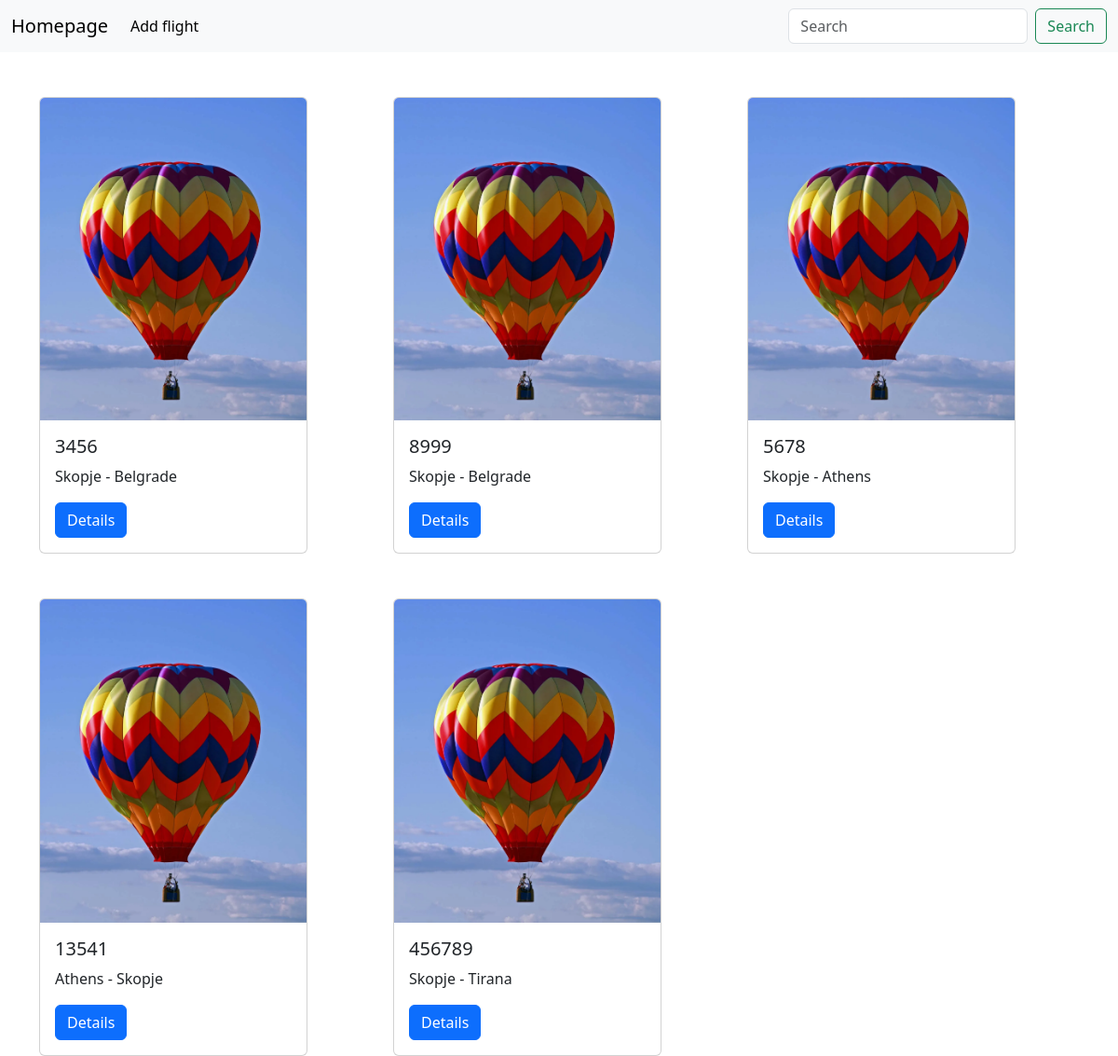
The page / on the database its author committed.
### baloons/models.py (models this page shows, shortened)
class Flight(models.Model):
    code = models.CharField(null=False, blank=False, max_length=255, unique=True)
    airport_from = models.CharField(max_length=255)
    airport_to = models.CharField(max_length=255)
    baloon_information = models.TextField(null=True, blank=True)
    user = models.ForeignKey(User, on_delete=models.CASCADE)
    photo = models.ImageField(upload_to="photos/")
    pilot = models.ForeignKey("Pilot", on_delete=models.CASCADE)
    airline = models.ForeignKey("Airline", on_delete=models.SET_NULL, null=True, blank=True)

### baloons/views.py (the view)
# urls.py: path('', homepage, name='homepage'),
def homepage(request):
    flights = Flight.objects.all()
    data = {
        'flights': flights
    }
    return render(request, "homepage.html", context=data)

### baloons/templates/homepage.html (shortened to what this page needs)
{% load static %}
<!DOCTYPE html>
<html lang="en">
<head>
    <link rel="stylesheet" href="{% static 'bootstrap-5.3.5-dist/css/bootstrap.css' %}"/>
</head>
<body>
<nav class="navbar navbar-expand-lg bg-body-tertiary">
  <div class="container-fluid">
    <a class="navbar-brand" href="/">Homepage</a>
    <div class="collapse navbar-collapse" id="navbarSupportedContent">
      <ul class="navbar-nav me-auto mb-2 mb-lg-0">
        <li class="nav-item">
          <a class="nav-link active" aria-current="page" href="/add-flight">Add flight</a>
        </li>
      </ul>
      <form class="d-flex" role="search">
        <input class="form-control me-2" type="search" placeholder="Search" aria-label="Search"/>
        <button class="btn btn-outline-success" type="submit">Search</button>
      </form>
    </div>
  </div>
</nav>
<div class="container">
    <div class="row row-gap-5 mt-5">
        {% for flight in flights %}
            <div class="col-4">
                <div class="card h-100" style="width: 18rem;">
                  <img src="{{ flight.photo.url }}" class="card-img-top" alt="...">
                  <div class="card-body">
                    <h5 class="card-title">{{ flight.code }}</h5>
                    <p class="card-text">{{ flight.airport_from }} - {{ flight.airport_to }}</p>
                    <a href="#" class="btn btn-primary">Details</a>
                  </div>
                </div>
            </div>
    {% endfor %}
    </div>
</div>
</body>
</html>

### rows shown on the page
Flight: photo (picture), code "3456", airport_from "Skopje", airport_to "Belgrade"
Flight: photo (picture), code "8999", airport_from "Skopje", airport_to "Belgrade"
Flight: photo (picture), code "5678", airport_from "Skopje", airport_to "Athens"
Flight: photo (picture), code "13541", airport_from "Athens", airport_to "Skopje"
Flight: photo (picture), code "456789", airport_from "Skopje", airport_to "Tirana"
